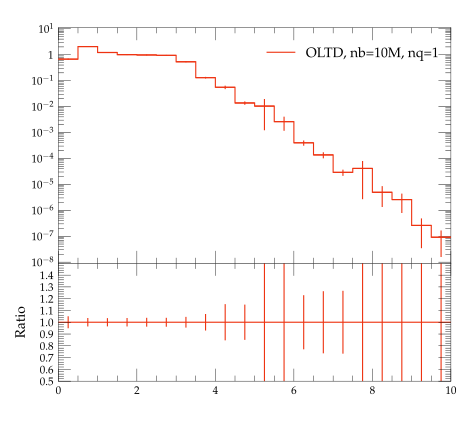

Recreate this plot in Python.
#! /usr/bin/env python

# This Python script was auto-generated using YODA v2.0.0.
# Analysis object: /evtb/inc_bg_dr
# Timestamp: 13-04-2024 (01:44:13)

import matplotlib as mpl
import matplotlib.pyplot as plt
mpl.use('Agg') # comment out for interactive use
import os
import numpy as np

plotDir = os.path.split(os.path.realpath(__file__))[0]
if 'YODA_USER_PLOT_PATH' in globals():
    plot_outdir = globals()['YODA_USER_PLOT_PATH']
else:
    plot_outdir = plotDir

#plot style
plt.style.use(os.path.join(plotDir, '../default.mplstyle'))
# plot metadata
figW, figH = plt.rcParams['figure.figsize']
ax_xLabel = r''
ax_yLabel = r''
ax_title  = r''
ax_xScale = 'linear'
ax_yScale = 'log'
xLims = (0.0, 10.0)
yLims = (9.000000000000001e-09, 11.0)

# TeX-friendly labels for the legend
labels = [ r"OLTD, nb=10M, nq=1" ]

# Create figure and axis objects
fig, (ax, ratio0_ax) = plt.subplots(2, 1, sharex=True,
                  figsize=(figW,figH), gridspec_kw={'height_ratios': (2, 1)})
ratio0_ax.yaxis.set_major_locator(mpl.ticker.MultipleLocator(0.1))
ratio0_ax.set_ylim(0.5, 1.4999)
ratio0_ax.set_ylabel('Ratio')

# LineColor map: curve index -> color
linecolors = {0: '#EE3311'}
# the numerical data is stored in a separate file
dataf = dict()
prefix = os.path.split(__file__)[0]
if prefix:    prefix = prefix + '/'
exec(open(prefix+'inc_bg_dr__data.py').read(), dataf)


legend_handles = [] # keep track of handles for the legend

# style options for curves
# starts at zorder>=5 to draw curve on top of legend
styles = {
  'curve0': {
    'color' : linecolors[0],
    'linestyle' : '-',
    'marker' : 'o',
    'zorder' : 5,
    'histstyle' : True,
  },
}
# curve from input yoda files in main panel
for label in dataf['yvals'].keys():
    if all(np.isnan(v) for v in dataf['yvals'][label]):
        continue
    tmp = None
    if styles[label]['histstyle']: # draw as histogram
        tmp, = ax.plot(dataf['xedges'], dataf['yedges'][label],
                       color=styles[label]['color'],
                       linestyle=styles[label]['linestyle'],
                       drawstyle='steps-pre', solid_joinstyle='miter',
                       zorder=styles[label]['zorder'], label=label)
        ax.errorbar(dataf['xpoints'], dataf['yvals'][label], color=styles[label]['color'],
                    xerr=dataf['xerrs'], yerr=[dataf['ydowns'][label], dataf['yups'][label]],
                    linestyle='none', zorder=styles[label]['zorder'])
    else: # draw as scatter
        tmp = ax.errorbar(dataf['xpoints'], dataf['yvals'][label],
                          xerr=dataf['xerrs'],
                          yerr=[ dataf['ydowns'][label],
                          dataf['yups'][label] ],
                          fmt=styles[label]['marker'],
                          ecolor=styles[label]['color'],
                          color=styles[label]['color'], zorder=2)
        tmp[-1][0].set_linestyle(styles[label]['linestyle'])
    legend_handles += [tmp]
    for varLabel in dataf['variation_yvals'].keys():
        if varLabel.startswith(label):
            tmp, = ax.plot(dataf['xedges'], dataf['variation_yvals'][varLabel],
                           color=styles[label]['color'],
                           linestyle=styles[label]['linestyle'],
                           drawstyle='steps-pre', solid_joinstyle='miter',
                           zorder=styles[label]['zorder'], alpha=0.5)


# plots on ratio panel
# curve from input yoda files in ratio panel
for label, yvals in dataf['ratio0_yvals'].items():
    if all(np.isnan(v) for v in yvals):
        continue
    if styles[label]['histstyle']: # plot as histogram
        ratio0_ax.plot(dataf['xedges'], yvals,
                       color=styles[label]['color'],
                       linestyle=styles[label]['linestyle'],
                       drawstyle='steps-pre', zorder=1,
                       solid_joinstyle='miter')
        ratio0_ax.vlines(dataf['xpoints'],
                         dataf['ratio0_ymin'][label],
                         dataf['ratio0_ymax'][label],
                         color=styles[label]['color'], zorder=1)
    else: # plot as scatter
        tmp = ratio0_ax.errorbar(dataf['xpoints'],
                                 yvals, xerr=dataf['xerrs'],
                                 yerr=dataf['ratio0_yerrs'][label],
                                 fmt=styles[label]['marker'],
                                 ecolor=styles[label]['color'],
                                 color=styles[label]['color'])
        tmp[-1][0].set_linestyle(styles[label]['linestyle'])

    for varlabel in dataf['ratio0_variation_vals'].keys():
        if varlabel.startswith(label):
            ratio0_ax.plot(dataf['xedges'],
                            dataf['ratio0_variation_vals'][varlabel],
                            color=styles[label]['color'],
                            linestyle=styles[label]['linestyle'],
                            drawstyle='steps-pre', solid_joinstyle='miter',
                            zorder=1, alpha=0.5)

legend_pos = (0.5, 0.97)
ax.legend(legend_handles, labels, loc='upper left', bbox_to_anchor=legend_pos)

# set plot metadata as defined above
ratio0_ax.set_xlabel(ax_xLabel)
ratio0_ax.xaxis.set_label_coords(1., -.15)
ax.set_ylabel(ax_yLabel, loc='top')
ax.set_title(ax_title, loc='left')
ax.set_xscale(ax_xScale)
ax.set_yscale(ax_yScale)
ax.set_xlim(xLims)
ax.set_ylim(yLims)

# tick formatting
plt.rcParams['xtick.top'] = True
plt.rcParams['ytick.right'] = True
ax.yaxis.set_major_locator(mpl.ticker.LogLocator(base=10.0, numticks=np.inf))
ax.yaxis.set_minor_locator(mpl.ticker.LogLocator(
                           base=10.0, subs=np.arange(0.1, 1, 0.1), numticks=np.inf))
fig.align_ylabels((ax, ratio0_ax))
plt.savefig(os.path.join(plot_outdir, 'inc_bg_dr.pdf'), format='PDF')
plt.savefig(os.path.join(plot_outdir, 'inc_bg_dr.png'), format='PNG')

plt.close(fig)
